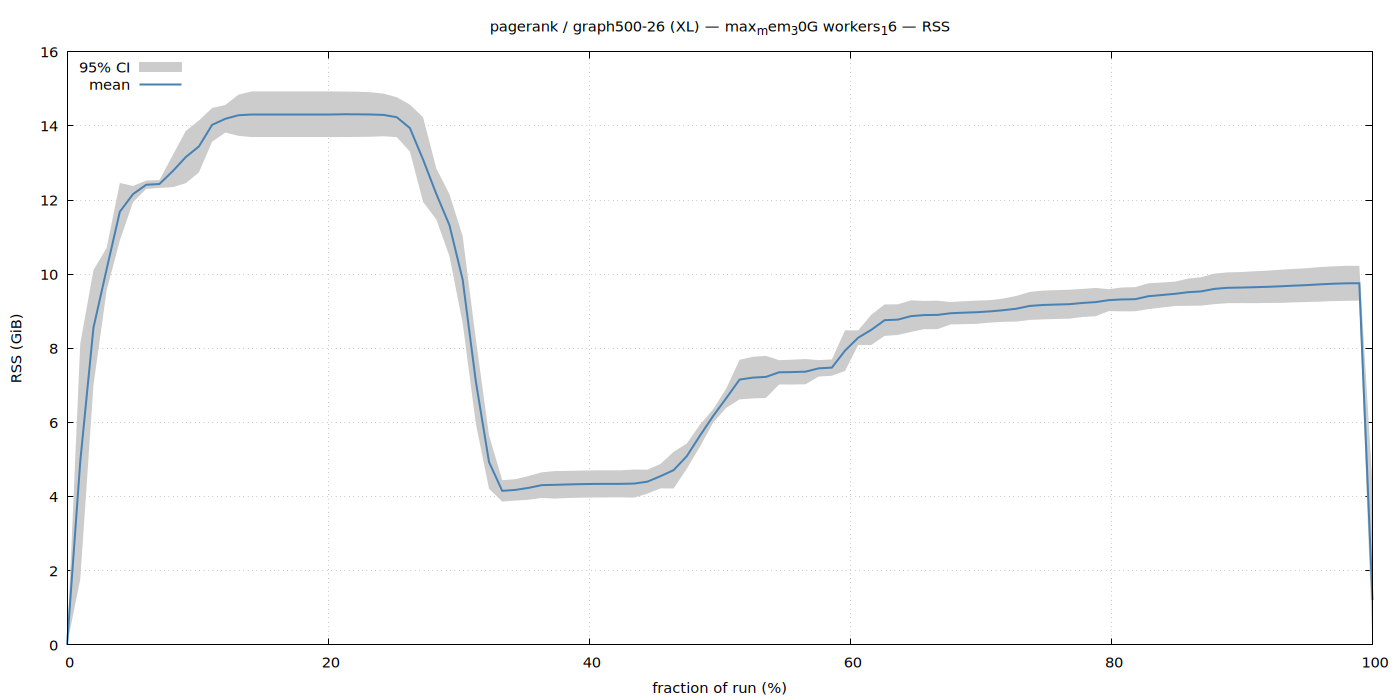

gnuplot code for this plot:
set terminal pngcairo size 1400,700 enhanced font 'Sans,11'
set output '/home/ubuntu/nvm/gfrs/pagerank/XL/graph500-26/max_mem_30G_workers_16/rss.png'
set title "pagerank / graph500-26 (XL) — max_mem_30G workers_16 — RSS"
set xlabel 'fraction of run (%)'
set ylabel 'RSS (GiB)'
set grid
set key top left
set yrange [0:*]
plot '/home/ubuntu/nvm/gfrs/pagerank/XL/graph500-26/max_mem_30G_workers_16/rss.dat' using 1:3:4 with filledcurves lc rgb '#cccccc' title '95% CI', \
     '' using 1:2 with lines lw 2 lc rgb '#4682b4' title 'mean'
